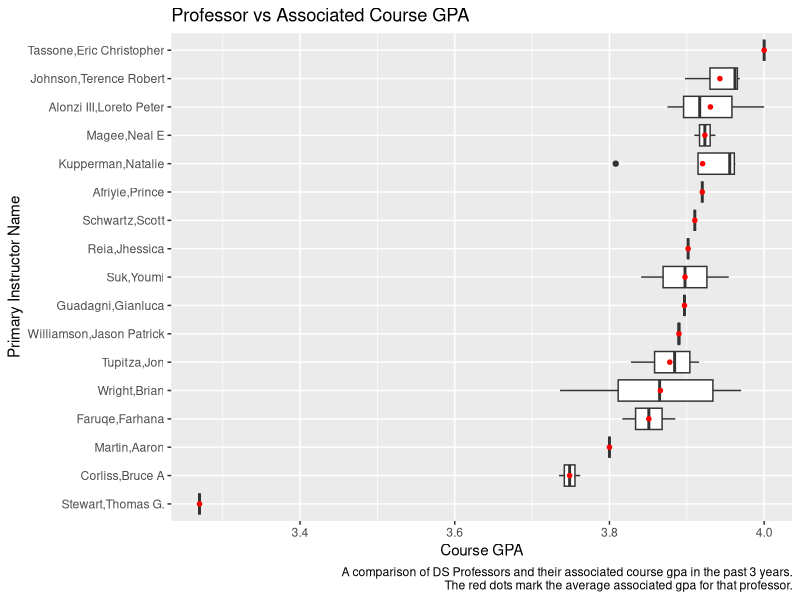
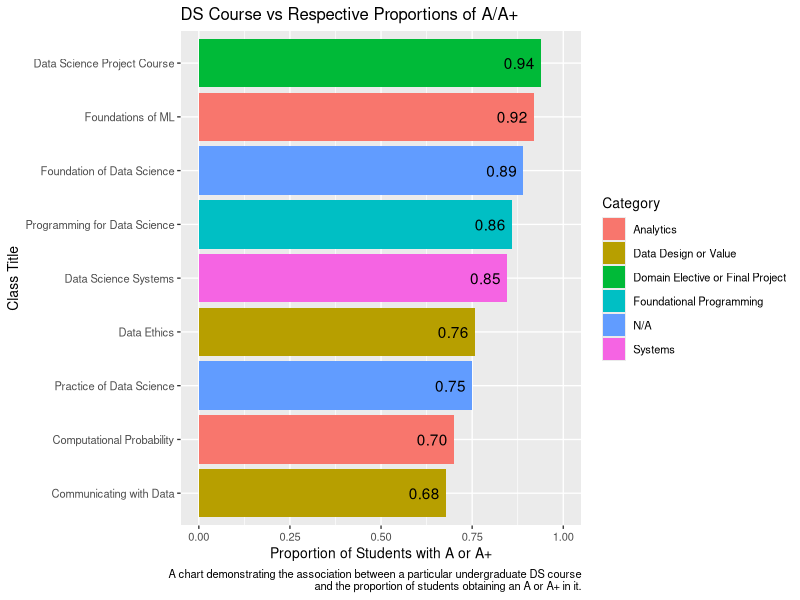
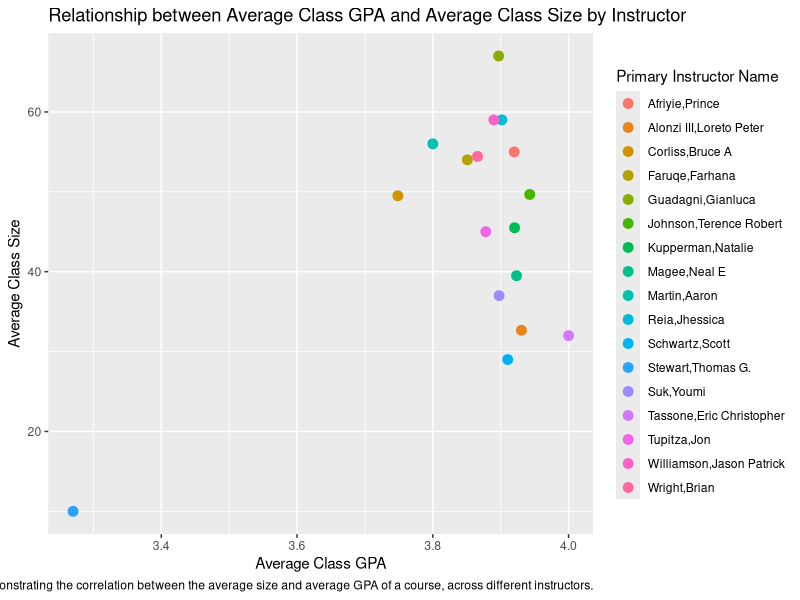
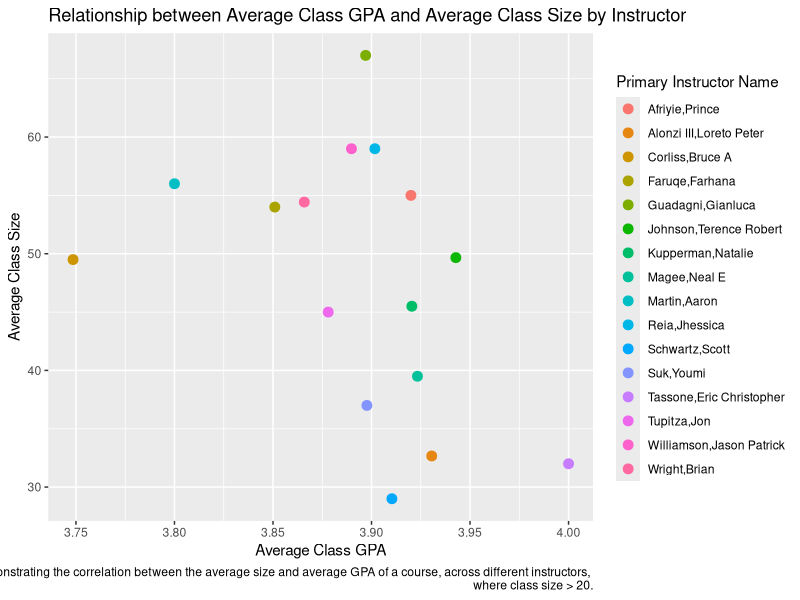
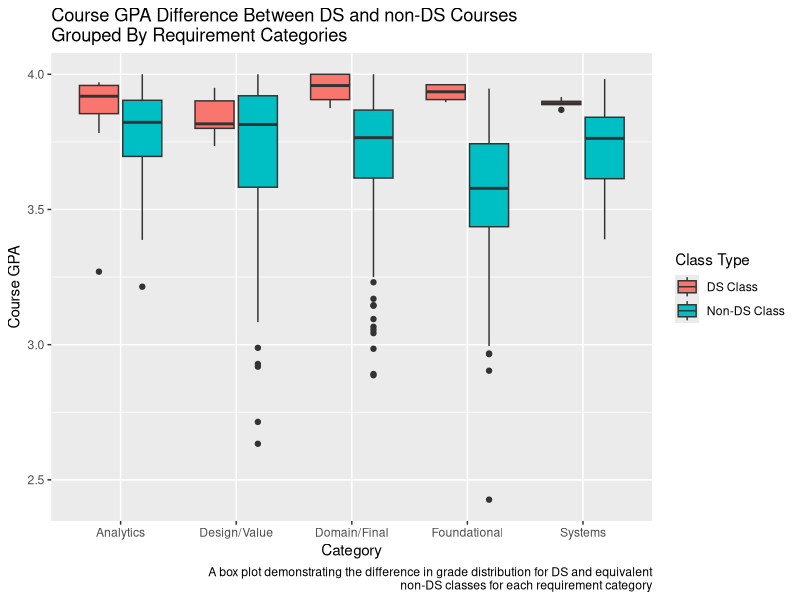
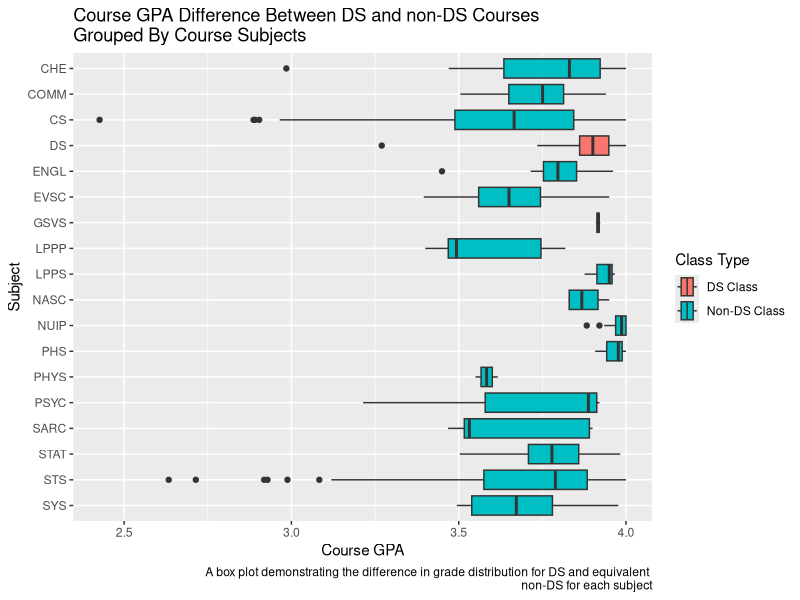

Write the R code that produced these figures, in order.
## ---- chunk 1
knitr::opts_chunk$set(echo = TRUE)
## ---- chunk 2
library(readxl)
library(ggplot2)
library(tidyverse)
## ---- chunk 3
ds_courses <- read_excel("ds_courses.xlsx"); ds_courses
## ---- chunk 4
# filter for undergrad
ds_courses <- filter(ds_courses, `Catalog Number` < 5000); ds_courses 
## ---- chunk 5
# select relevant columns for all questions
ds_courses <- select(ds_courses, `Catalog Number`, `Class Title`, `Primary Instructor Name`, 
                     `Course GPA`, `# of Students`, `A+`, A); ds_courses
## ---- chunk 6
# Q1
prof_gpas <- ds_courses %>% select(`Primary Instructor Name`, `Course GPA`) %>%     
  group_by(`Primary Instructor Name`) %>%
  summarize(avg_gpa = mean(`Course GPA`)) %>% arrange(desc(avg_gpa)); prof_gpas

prof_order <- fct_rev(factor(prof_gpas$`Primary Instructor Name`, 
                             levels=prof_gpas$`Primary Instructor Name`)); prof_order

prof_order_plot <- factor(ds_courses$`Primary Instructor Name`, levels=prof_order)

ggplot(ds_courses, aes(x=`Course GPA`, y=fct_rev(prof_order_plot))) + 
  geom_boxplot() + stat_summary(fun=mean, geom="point", shape=20, size=2, color="red") + 
  labs(title="Professor vs Associated Course GPA",
       y="Primary Instructor Name",
       caption="A comparison of DS Professors and their associated course gpa in the past 3 years.
       The red dots mark the average associated gpa for that professor.")

## ---- chunk 7
# Q2
grpd_courses <- ds_courses %>% select(`Class Title`, `# of Students`, `A+`, A) %>% 
  group_by(`Class Title`) %>% summarize(
    avg_stud = mean(`# of Students`), 
    `avg_A+` = mean(`A+`),
    avg_A = mean(A)); grpd_courses

prob_A <- (grpd_courses$avg_A + grpd_courses$`avg_A+`) / grpd_courses$avg_stud; prob_A

grpd_courses <- grpd_courses %>% mutate(prob_A) %>% arrange(desc(prob_A)); grpd_courses

classes <- fct_rev(factor(grpd_courses$`Class Title`, levels=grpd_courses$`Class Title`))

category <- c("Domain Elective or Final Project", "Analytics", "N/A", "Foundational Programming", "Systems", "Data Design or Value", "N/A", "Analytics", "Data Design or Value")

ggplot(grpd_courses %>% mutate(category), aes(x=prob_A, y=classes, fill=category)) + geom_col() + xlim(0, 1) +
  theme_gray(base_size = 10) + geom_text(aes(label=format(round(prob_A, 2), nsmall = 2)), hjust=1.2) +
  labs(title="DS Course vs Respective Proportions of A/A+",
      x="Proportion of Students with A or A+",
      y="Class Title",
      caption="A chart demonstrating the association between a particular undergraduate DS course
      and the proportion of students obtaining an A or A+ in it.",
      fill="Category")

## ---- chunk 8
# Q3
# 3.1
gpa_vs_size <- ds_courses %>%
  group_by(`Primary Instructor Name`) %>%
  summarize(avg_gpa = mean(`Course GPA`),
            avg_size = mean(`# of Students`))

# Plotting
ggplot(gpa_vs_size, aes(x=avg_gpa, y=avg_size)) +
  geom_point(size = 3,aes(color=`Primary Instructor Name`)) +
  labs(x = "Average Class GPA", y = "Average Class Size", title = "Relationship between Average Class GPA and Average Class Size by Instructor", caption="A plot demonstrating the correlation between the average size and average GPA of a course, across different instructors.")
## ---- chunk 9
# 3.2
gpa_vs_size_2 <- ds_courses %>%
  filter(`# of Students` > 20) %>%
  group_by(`Primary Instructor Name`) %>%
  summarize(avg_gpa = mean(`Course GPA`),
            avg_size = mean(`# of Students`))

# Plotting
ggplot(gpa_vs_size_2, aes(x=avg_gpa, y=avg_size)) +
  geom_point(size = 3,aes(color=`Primary Instructor Name`)) +
  labs(x = "Average Class GPA", y = "Average Class Size", title = "Relationship between Average Class GPA and Average Class Size by Instructor", caption="A plot demonstrating the correlation between the average size and average GPA of a course, across different instructors, 
       where class size > 20.")
## ---- chunk 10
# Q4
all_courses <- read_excel("all_courses.xlsx"); all_courses
## ---- chunk 11
# select relevant columns for q4 and combine subject and catalog num
all_courses <- select(all_courses, `Subject`, `Catalog Number`, `Course GPA`); 
all_courses <- unite(all_courses, Course, Subject,`Catalog Number`, sep=" ", remove=FALSE)
all_courses
## ---- chunk 12
Fundamental = c("CS 1110", "CS 1111", "CS 1112", "CS 2110", "PHYS 1655", "CS 1113")
Analytics = c("CS 4774", "PSYC 5710", "STAT 5630")
Systems = c("CS 4750", "COMM 3220", "SYS 2202")
DesignValue = c("SARC 5400", "APMA 2500", "COMM 3810", "COMM 4520", "LPPP 4210", 
                "NASC 4200", "NUIP 3311", "LPPS 5360", "STS 4600", "NUIP 4311")
DomainFinal = c("BME 3636", "CHE 4561", "COMM 4351", "COMM 4230", "COMM 4520", "COMM 4522",
                "CS 3710", "CS 4501", "ENGL 3500", "EVSC 3020", "EVSC 4080", "EVSC 5040",
                "GSVS 4100", "PHS 3102", "STAT 4220", "STAT 4630", "STAT 4800", "STAT 4996")
## ---- chunk 13
# filter out irrelevant courses
all_courses <- filter(all_courses, substr(Course,1,2)=="DS" | match(Course, Fundamental)
                      | match(Course, Analytics) | match(Course, Systems)
                      | match(Course, DesignValue) | match(Course, DomainFinal))
all_courses
## ---- chunk 14
# create new column for category
all_courses <- mutate(all_courses, Category = case_when(
  Course %in% Fundamental | Course=="DS 1002" ~ "Foundational",
  Course %in% Analytics | Course=="DS 2006" | Course=="DS 3001" | Course=="DS 3005"
  | Course=="DS 3006" ~ "Analytics",
  Course %in% Systems | Course=="DS 2002" ~ "Systems",
  Course %in% DesignValue | Course=="DS 2003" | Course=="DS 2004" ~ "Design/Value",
  Course %in% DomainFinal | Course=="DS 4002" ~ "Domain/Final"
)) %>% drop_na(Category);
all_courses
## ---- chunk 15
# mark ds courses
all_courses <- mutate(all_courses, `Class Type` = if_else(substr(Course,1,2)=="DS", "DS Class", "Non-DS Class"))
all_courses
## ---- chunk 16
ggplot(all_courses, aes(fill=`Class Type`, y=`Course GPA`, x=Category)) + 
  geom_boxplot() + labs(title="Course GPA Difference Between DS and non-DS Courses \nGrouped By Requirement Categories", caption="A box plot demonstrating the difference in grade distribution for DS and equivalent\n non-DS classes for each requirement category")
## ---- chunk 17
ggplot(all_courses, aes(fill=`Class Type`, x=`Course GPA`, y=fct_rev(Subject))) + 
  geom_boxplot() + ggtitle("Course GPA Difference Between DS and non-DS Courses \nGrouped By Course Subjects") + labs(caption="A box plot demonstrating the difference in grade distribution for DS and equivalent \nnon-DS for each subject") + ylab("Subject")
